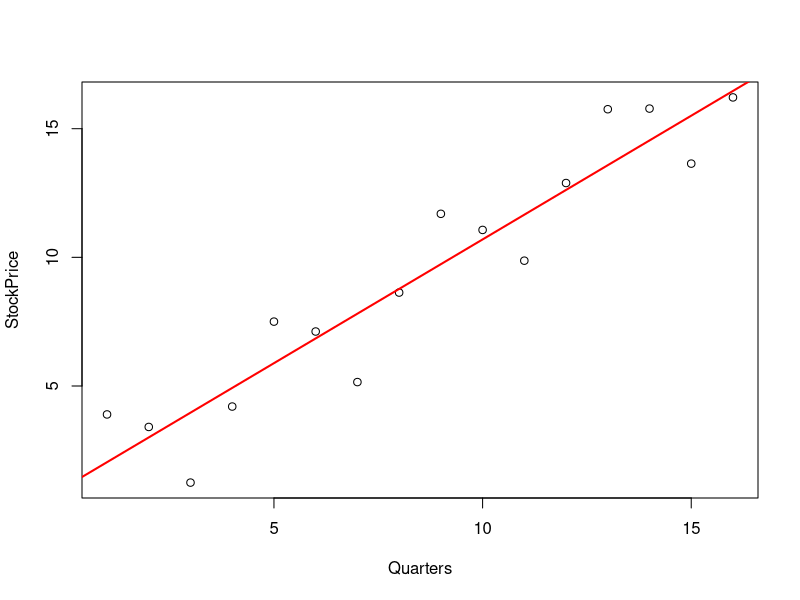

The R script that drew this image:
# ***Note this picks up at Part 3 of the README***

# Multiplicative Decomposition of Time Series Models


# Create a vector track of quarters across 4 years
Quarters<-c(1, 2, 3, 4, 5, 6, 7, 8, 9, 10, 11, 12, 13, 14, 15, 16)

# Create a vector to model stock prices across 4 years
StockPrice<-c(3.89414, 3.40792, 1.24523, 4.20107,
              7.50202, 7.11712, 5.1522, 8.63096,
              11.6921, 11.0655, 9.87043, 12.8885,
              15.7568, 15.7817, 13.6428, 16.2162)


# Plot the data points
plot(x = Quarters, y = StockPrice)

# Add a line of best fit
abline(lm(StockPrice~Quarters), col="red", lwd=2)


# Calculate the alpha and beta coefficients, where model Y = alpha + beta * time
Beta <- (length(Quarters) * sum(StockPrice * Quarters) - sum(StockPrice)*sum(Quarters))/
  (length(Quarters) * sum(Quarters ^ 2) - sum(Quarters) ^ 2 )
Alpha <- mean(StockPrice) - Beta * mean(Quarters) 
          